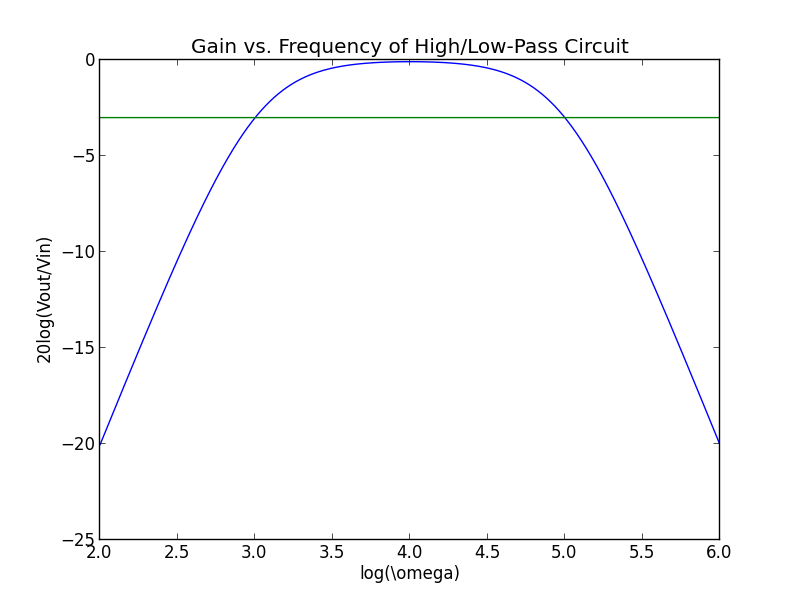

Recreate this plot in Python.
from __future__ import division
import matplotlib, sys
import pylab, numpy, os, glob
import math

dw=.1
w=numpy.arange(100,1000000,dw)
x=numpy.zeros_like(w)
y=numpy.zeros_like(w)
y2=numpy.zeros_like(w)
#print w[3]

cHigh=1*10**(-6)
rHigh=1*10**(3)
cLow=1*10**(-10)
rLow=1*10**(5)

magHigh=w*rHigh*cHigh/((1+w**2*rHigh**2*cHigh**2)**(1/2))
print magHigh[5]
magLow=1/((1+w**2*rLow**2*cLow**2)**(1/2))

for i in range(len(w)):
    x[i]=math.log10(w[i])
    y[i]=20*math.log10(magHigh[i]*magLow[i])
    y2[i]=-3

pylab.figure()
pylab.plot(x,y)
pylab.plot(x,y2)
pylab.title('Gain vs. Frequency of High/Low-Pass Circuit')
pylab.ylabel('20log(Vout/Vin)')
pylab.xlabel('log(\omega)')
pylab.savefig('sam_lab2/log_log.png')
pylab.show()
